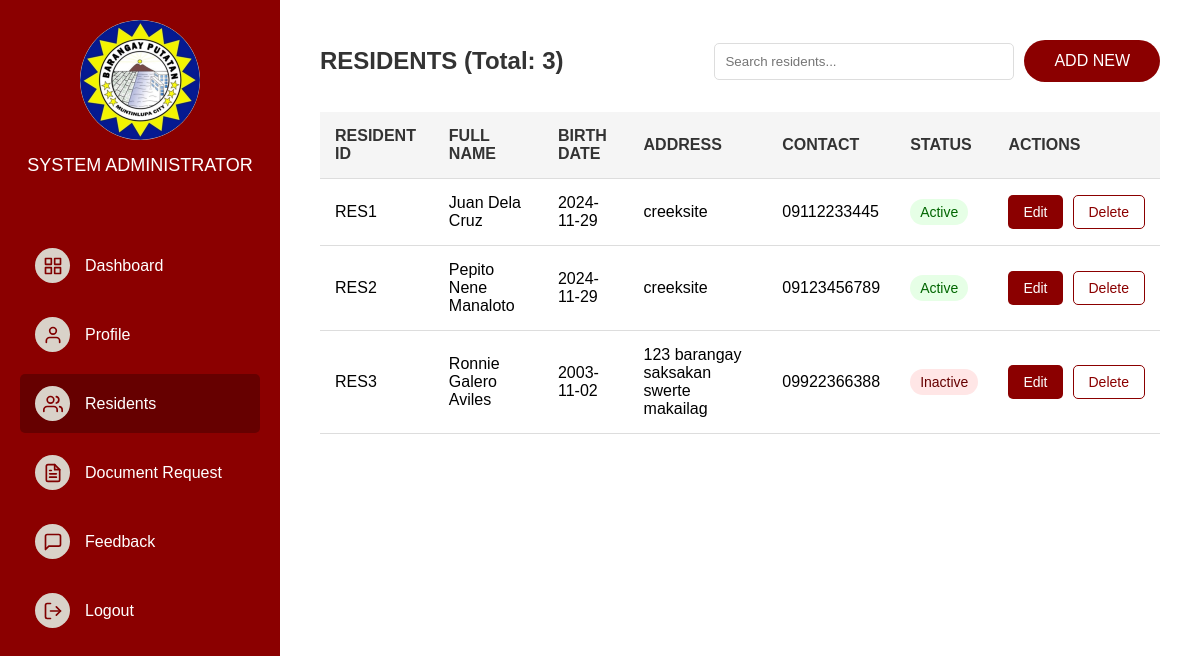
/pages/admin/admin-residents.php (signed in), run on the app's committed database.
### tables this page shows
CREATE TABLE `residents` (
  `ResidentID` int(11) NOT NULL,
  `FullName` varchar(255) NOT NULL,
  `BirthDate` date NOT NULL,
  `Address` text NOT NULL,
  `ContactNum` varchar(50) NOT NULL,
  `Status` enum('Active','Inactive') DEFAULT 'Active',
  `Date_Created` timestamp NOT NULL DEFAULT current_timestamp(),
  `UserID` int(11) NOT NULL
);

### pages/admin/admin-residents.php (the view, shortened to what this page needs)
<?php
include('../../db/db-connect.php');
try {
    $pdo->setAttribute(PDO::ATTR_ERRMODE, PDO::ERRMODE_EXCEPTION);
} catch (PDOException $e) {
    echo "Connection failed: " . $e->getMessage();
}
$username = $_SESSION['username'];
$userQuery = "SELECT * FROM users WHERE UserName = :username";
$userStmt = $pdo->prepare($userQuery);
$userStmt->bindParam(':username', $username, PDO::PARAM_STR);
$userStmt->execute();
$user = $userStmt->fetch(PDO::FETCH_ASSOC);
if ($user) {
    $residentsQuery = "SELECT * FROM residents";
    $residentsStmt = $pdo->prepare($residentsQuery);
    $residentsStmt->execute();
    $residents = $residentsStmt->fetchAll(PDO::FETCH_ASSOC);
} else {
    $residents = [];
}
$totalResidents = count($residents);
?>
<!DOCTYPE html>
<html lang="en">
<head>
</head>
<body>
    <div class="container">
        <div class="sidebar">
            <div class="logo-section">
                <img class="logo" src="../../img/logo.png" alt="">
                <div class="admin-title">SYSTEM ADMINISTRATOR</div>
            </div>
            <div class="menu">
                <a href="admin-dashboard.php" class="menu-item">
                    <span class="icon">
                    </span>
                    Dashboard
                </a>
                <a href="admin-profile.php" class="menu-item">
                    <span class="icon">
                        <svg xmlns="http://www.w3.org/2000/svg" viewBox="0 0 24 24" fill="none" stroke="currentColor"
                            stroke-width="2" stroke-linecap="round" stroke-linejoin="round">
                            <path d="M20 21v-2a4 4 0 0 0-4-4H8a4 4 0 0 0-4 4v2"></path>
                            <circle cx="12" cy="7" r="4"></circle>
                        </svg>
                    </span>
                    Profile
                </a>
                <a href="#" class="menu-item active">
                    <span class="icon">
                    </span>
                    Residents
                </a>
                <a href="admin-doc-request.php" class="menu-item">
                    <span class="icon">
                    </span>
                    Document Request
                </a>
                <a href="admin-feedback.php" class="menu-item">
                    <span class="icon">
                        <svg xmlns="http://www.w3.org/2000/svg" viewBox="0 0 24 24" fill="none" stroke="currentColor"
                            stroke-width="2" stroke-linecap="round" stroke-linejoin="round">
                            <path d="M21 15a2 2 0 0 1-2 2H7l-4 4V5a2 2 0 0 1 2-2h14a2 2 0 0 1 2 2z"></path>
                        </svg>
                    </span>
                    Feedback
                </a>
                <a href="../../index.php" class="menu-item logout">
                    <span class="icon">
                        <svg xmlns="http://www.w3.org/2000/svg" viewBox="0 0 24 24" fill="none" stroke="currentColor"
                            stroke-width="2" stroke-linecap="round" stroke-linejoin="round">
                            <path d="M9 21H5a2 2 0 0 1-2-2V5a2 2 0 0 1 2-2h4"></path>
                            <polyline points="16 17 21 12 16 7"></polyline>
                            <line x1="21" y1="12" x2="9" y2="12"></line>
                        </svg>
                    </span>
                    Logout
                </a>
            </div>
        </div>
        <div class="main-content">
            <div class="header">
                <h1 class="residents-title">RESIDENTS (Total: <?= $totalResidents ?>)</h1>
                <div class="search-box">
                    <input type="text" class="search-input" placeholder="Search residents...">
                    <button class="btn" onclick="addNewResident()">ADD NEW</button>
                </div>
            </div>
            <table class="residents-table">
                <thead>
                    <tr>
                        <th>RESIDENT ID</th>
                        <th>FULL NAME</th>
                        <th>BIRTH DATE</th>
                        <th>ADDRESS</th>
                        <th>CONTACT</th>
                        <th>STATUS</th>
                        <th>ACTIONS</th>
                    </tr>
                </thead>
                <tbody>
                    <?php if (!empty($residents)): ?>
                        <?php foreach ($residents as $resident): ?>
                            <tr>
                                <td>RES<?= htmlspecialchars($resident['ResidentID']) ?></td>
                                <td><?= htmlspecialchars($resident['FullName']) ?></td>
                                <td><?= htmlspecialchars($resident['BirthDate']) ?></td>
                                <td><?= htmlspecialchars($resident['Address']) ?></td>
                                <td><?= htmlspecialchars($resident['ContactNum']) ?></td>
                                <td>
                                    <span
                                        class="status <?= $resident['Status'] === 'Active' ? 'status-active' : 'status-inactive' ?>">
                                        <?= htmlspecialchars($resident['Status']) ?>
                                    </span>
                                </td>
                                <td>
                                    <div class="action-buttons">
                                        <button class="btn-edit"
                                            onclick="editResident(<?= htmlspecialchars($resident['ResidentID']) ?>)">Edit</button>
                                        <button class="btn-delete"
                                            onclick="deleteResident(<?= htmlspecialchars($resident['ResidentID']) ?>)">Delete</button>
                                    </div>
                                </td>
                            </tr>
                        <?php endforeach; ?>
                    <?php else: ?>
                        <tr>
                            <td colspan="7" style="text-align: center;">No residents found</td>
                        </tr>
                    <?php endif; ?>
                </tbody>
            </table>
        </div>
    </div>
</body>
</html>

### pages/admin/admin-residents.php (style rules this page uses)
* { margin: 0; padding: 0; box-sizing: border-box; font-family: Arial, sans-serif; }
.container { display: flex; min-height: 100vh; }
.sidebar { width: 280px; background-color: #8B0000; color: white; padding: 20px; display: flex; flex-direction: column; }
.logo-section { text-align: center; margin-bottom: 40px; }
.logo { width: 120px; height: 120px; background-color: #d9d2c9; border-radius: 50%; margin: 0 auto 15px; display: flex; align-items: center; justify-content: center; font-weight: bold; color: black; }
.admin-title { font-size: 18px; margin-top: 10px; }
.menu { list-style: none; margin-top: 20px; }
.menu-item { display: flex; align-items: center; padding: 12px 15px; margin-bottom: 10px; cursor: pointer; border-radius: 5px; transition: background-color 0.3s; text-decoration: none; color: white; }
.menu-item.active { background-color: #660000; }
.icon { width: 35px; height: 35px; background-color: #d9d2c9; border-radius: 50%; margin-right: 15px; display: flex; align-items: center; justify-content: center; color: #800000; }
.icon svg { width: 20px; height: 20px; }
.main-content { flex: 1; padding: 40px; background-color: white; }
.header { display: flex; justify-content: space-between; align-items: center; margin-bottom: 30px; }
.residents-title { font-size: 24px; color: #333; }
.search-box { display: flex; gap: 10px; align-items: center; }
.search-input { padding: 10px; border: 1px solid #ddd; border-radius: 5px; width: 300px; }
.btn { padding: 12px 30px; border: none; border-radius: 25px; font-size: 16px; cursor: pointer; transition: background-color 0.3s; color: white; background-color: #8B0000; }
.residents-table { width: 100%; border-collapse: collapse; margin-top: 20px; }
.residents-table th, .residents-table td { padding: 15px; text-align: left; border-bottom: 1px solid #ddd; }
.residents-table th { background-color: #f5f5f5; font-weight: bold; color: #333; }
.status { padding: 5px 10px; border-radius: 15px; font-size: 14px; }
.status-active { background-color: #e6ffe6; color: #006600; }
.status-inactive { background-color: #ffe6e6; color: #660000; }
.action-buttons { display: flex; gap: 10px; }
.btn-edit, .btn-delete { padding: 8px 15px; border-radius: 5px; cursor: pointer; font-size: 14px; }
.btn-edit { background-color: #8B0000; color: white; border: none; }
.btn-delete { background-color: white; color: #8B0000; border: 1px solid #8B0000; }
.logout { margin-top: auto; }

### data on the page
residents: ResidentID "1", FullName "Juan Dela Cruz", BirthDate "2024-11-29", Address "creeksite", ContactNum "09112233445", Status "Active"
residents: ResidentID "2", FullName "Pepito Nene Manaloto", BirthDate "2024-11-29", Address "creeksite", ContactNum "09123456789", Status "Active"
residents: ResidentID "3", FullName "Ronnie Galero Aviles", BirthDate "2003-11-02", Address "123 barangay saksakan swerte makailag", ContactNum "09922366388", Status "Inactive"

### other printed values
$totalResidents "3"
